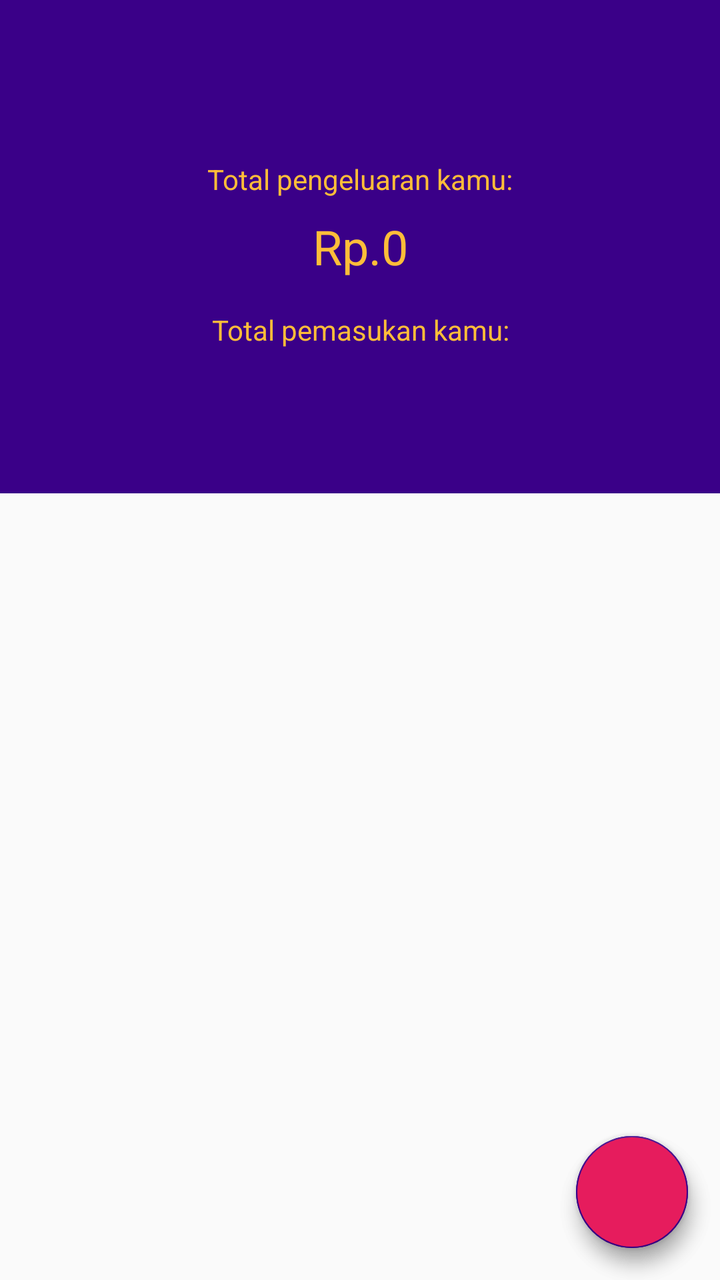
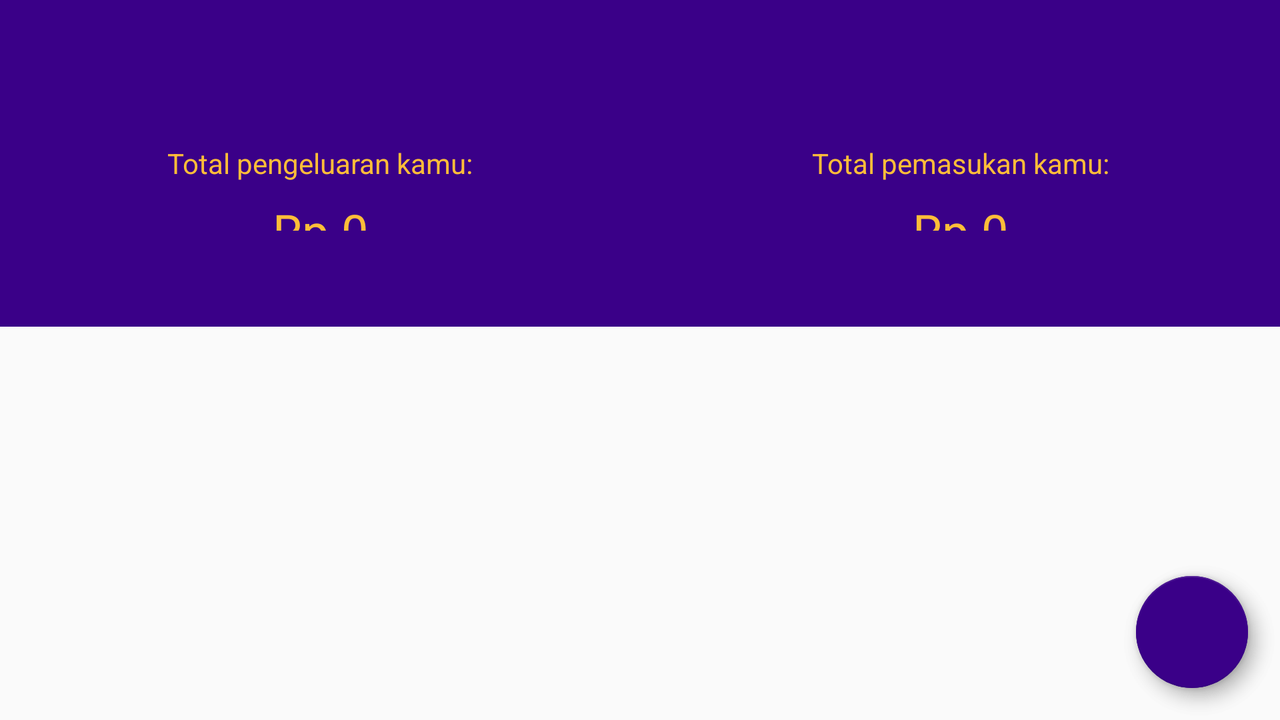

The same Android screen from two of the app's own layout files: first res/layout/ as a phone draws it, then the repository's variant for another configuration, drawn on a device whose configuration selects that folder. Both files follow.
<!-- AndroidManifest.xml: application theme AppTheme -->
<!-- res/layout/activity_main.xml -->
<?xml version="1.0" encoding="utf-8"?>
<android.support.design.widget.CoordinatorLayout
        xmlns:android="http://schemas.android.com/apk/res/android"
        xmlns:app="http://schemas.android.com/apk/res-auto"
        android:layout_width="match_parent"
        android:layout_height="match_parent"
        android:fitsSystemWindows="true">

    <android.support.design.widget.AppBarLayout
            android:layout_width="match_parent"
            android:layout_height="wrap_content"
            app:elevation="0dp"
            android:theme="@style/ThemeOverlay.AppCompat.Dark.ActionBar"
            android:fitsSystemWindows="true">

        <android.support.design.widget.CollapsingToolbarLayout
                android:layout_width="match_parent"
                android:layout_height="match_parent"
                app:layout_scrollFlags="scroll|exitUntilCollapsed"
                android:fitsSystemWindows="true"
                app:contentScrim="?attr/colorPrimary">

            <LinearLayout
                    android:layout_width="match_parent"
                    android:layout_height="wrap_content"
                    android:background="@color/colorPrimary"
                    android:orientation="vertical"
                    android:fitsSystemWindows="true"
                    app:layout_collapseMode="parallax"
                    android:layout_marginTop="?attr/actionBarSize"
                    android:layout_marginBottom="32dp">

                <TextView
                        android:layout_width="match_parent"
                        android:layout_height="wrap_content"
                        android:text="@string/total_pengeluaran_kamu"
                        android:textColor="@color/colorYellow"
                        android:layout_marginStart="16dp"
                        android:gravity="center_horizontal"
                        android:layout_marginTop="24dp"
                        android:layout_marginEnd="16dp"/>

                <TextView
                        android:id="@+id/main_jumlah_pengeluaran"
                        android:layout_width="match_parent"
                        android:layout_height="wrap_content"
                        android:text="@string/rp_0"
                        android:textColor="@color/colorYellow"
                        android:textSize="24sp"
                        android:layout_marginTop="8dp"
                        android:layout_marginBottom="16dp"
                        android:layout_marginEnd="16dp"
                        android:gravity="center_horizontal"
                        android:layout_marginStart="16dp"/>

                <TextView
                        android:layout_width="match_parent"
                        android:layout_height="wrap_content"
                        android:text="@string/total_pemasukan_kamu"
                        android:textColor="@color/colorYellow"
                        android:gravity="center_horizontal"
                        android:layout_marginStart="16dp"
                        android:layout_marginEnd="16dp"/>

                <TextView
                        android:id="@+id/main_jumlah_pemasukan"
                        android:layout_width="match_parent"
                        android:layout_height="wrap_content"
                        android:text="@string/rp_0"
                        android:textColor="@color/colorYellow"
                        android:textSize="24sp"
                        android:layout_marginTop="8dp"
                        android:layout_marginEnd="16dp"
                        android:gravity="center_horizontal"
                        android:layout_marginStart="16dp"/>
            </LinearLayout>

            <android.support.v7.widget.Toolbar
                    android:id="@+id/main_toolbar"
                    android:layout_width="match_parent"
                    android:layout_height="?attr/actionBarSize"
                    app:popupTheme="@style/ThemeOverlay.AppCompat.Light"
                    app:layout_collapseMode="pin"/>

            <android.support.design.widget.TabLayout
                    android:id="@+id/main_tab_layout"
                    android:layout_width="match_parent"
                    android:layout_height="?attr/actionBarSize"
                    android:background="@color/colorPrimary"
                    android:layout_gravity="bottom"
                    app:tabSelectedTextColor="@color/colorYellow"
                    app:layout_scrollFlags="scroll|enterAlways"
                    app:layout_behavior="@string/appbar_scrolling_view_behavior"
                    app:tabTextColor="@android:color/darker_gray"
                    app:tabIndicatorColor="@color/colorYellow"/>
        </android.support.design.widget.CollapsingToolbarLayout>
    </android.support.design.widget.AppBarLayout>

    <android.support.v4.view.ViewPager
            android:id="@+id/main_view_pager"
            android:layout_width="match_parent"
            android:layout_height="match_parent"
            app:layout_behavior="@string/appbar_scrolling_view_behavior"/>


    <android.support.design.widget.FloatingActionButton
            android:id="@+id/riwayat_fab"
            android:layout_width="wrap_content"
            android:layout_height="wrap_content"
            android:layout_margin="16dp"
            android:src="@drawable/ic_add_white_24dp"
            android:layout_alignParentBottom="true"
            android:layout_alignParentEnd="true"
            android:layout_alignParentRight="true"
            android:backgroundTint="@color/colorSalmon"
            app:layout_anchor="@+id/main_view_pager"
            app:layout_anchorGravity="bottom|end"/>

    <android.support.design.widget.FloatingActionButton
            android:id="@+id/hutang_fab"
            android:layout_width="wrap_content"
            android:layout_height="wrap_content"
            android:layout_margin="16dp"
            android:src="@drawable/ic_add_white_24dp"
            android:layout_alignParentBottom="true"
            android:layout_alignParentEnd="true"
            android:layout_alignParentRight="true"
            android:backgroundTint="@color/colorSalmon"
            app:layout_anchor="@+id/main_view_pager"
            app:layout_anchorGravity="bottom|end"/>
</android.support.design.widget.CoordinatorLayout>
<!-- resources referenced by this layout -->
<resources>
  <color name="colorPrimary">#3A0088</color>
  <color name="colorSalmon">#E61C5D</color>
  <color name="colorYellow">#FFBD39</color>
  <string name="rp_0">Rp.0</string>
  <string name="total_pemasukan_kamu">Total pemasukan kamu:</string>
  <string name="total_pengeluaran_kamu">Total pengeluaran kamu:
      </string>
  <style name="AppTheme" parent="Theme.AppCompat.Light.NoActionBar">
          
          <item name="colorPrimary">@color/colorPrimary</item>
          <item name="colorPrimaryDark">@color/colorPrimaryDark</item>
          <item name="colorAccent">@color/colorAccent</item>
      </style>
  <color name="colorPrimaryDark">#3A0088</color>
  <color name="colorAccent">#3A0088</color>
</resources>
<!-- res/layout-land/activity_main.xml (the repository's variant of the layout above) -->
<!-- drawn on the phone turned sideways -->
<?xml version="1.0" encoding="utf-8"?>
<android.support.design.widget.CoordinatorLayout xmlns:android="http://schemas.android.com/apk/res/android"
        xmlns:app="http://schemas.android.com/apk/res-auto"
        android:layout_width="match_parent"
        android:layout_height="match_parent"
        android:fitsSystemWindows="true">

    <android.support.design.widget.AppBarLayout
            android:layout_width="match_parent"
            android:layout_height="wrap_content"
            app:elevation="0dp"
            android:theme="@style/ThemeOverlay.AppCompat.Dark.ActionBar"
            android:fitsSystemWindows="true">

        <android.support.design.widget.CollapsingToolbarLayout
                android:layout_width="match_parent"
                android:layout_height="match_parent"
                app:layout_scrollFlags="scroll|exitUntilCollapsed"
                android:fitsSystemWindows="true"
                app:contentScrim="?attr/colorPrimary">

            <LinearLayout
                    android:layout_width="match_parent"
                    android:layout_height="wrap_content"
                    android:background="@color/colorPrimary"
                    android:orientation="horizontal"
                    android:layout_marginTop="?attr/actionBarSize"
                    android:layout_marginBottom="32dp"
                    android:baselineAligned="true">

                <LinearLayout android:layout_width="0dp"
                        android:layout_height="match_parent"
                        android:layout_weight="1"
                        android:orientation="vertical"
                        android:layout_marginTop="24dp">

                    <TextView
                            android:layout_width="match_parent"
                            android:layout_height="wrap_content"
                            android:text="@string/total_pengeluaran_kamu"
                            android:textColor="@color/colorYellow"
                            android:layout_marginStart="16dp"
                            android:gravity="center_horizontal"
                            android:layout_marginEnd="16dp"/>

                    <TextView
                            android:id="@+id/main_jumlah_pengeluaran"
                            android:layout_width="match_parent"
                            android:layout_height="wrap_content"
                            android:text="@string/rp_0"
                            android:textColor="@color/colorYellow"
                            android:textSize="24sp"
                            android:layout_marginTop="8dp"
                            android:layout_marginEnd="16dp"
                            android:gravity="center_horizontal"
                            android:layout_marginStart="16dp"/>

                </LinearLayout>

                <LinearLayout android:layout_width="0dp"
                        android:layout_height="match_parent"
                        android:layout_weight="1"
                        android:orientation="vertical"
                        android:layout_marginTop="24dp">

                    <TextView
                            android:layout_width="match_parent"
                            android:layout_height="wrap_content"
                            android:text="@string/total_pemasukan_kamu"
                            android:textColor="@color/colorYellow"
                            android:gravity="center_horizontal"
                            android:layout_marginStart="16dp"
                            android:layout_marginEnd="16dp"/>

                    <TextView
                            android:id="@+id/main_jumlah_pemasukan"
                            android:layout_width="match_parent"
                            android:layout_height="wrap_content"
                            android:text="@string/rp_0"
                            android:textColor="@color/colorYellow"
                            android:textSize="24sp"
                            android:layout_marginTop="8dp"
                            android:layout_marginEnd="16dp"
                            android:gravity="center_horizontal"
                            android:layout_marginStart="16dp"/>
                </LinearLayout>
            </LinearLayout>

            <android.support.v7.widget.Toolbar
                    android:id="@+id/main_toolbar"
                    android:layout_width="match_parent"
                    android:layout_height="?attr/actionBarSize"
                    app:popupTheme="@style/ThemeOverlay.AppCompat.Light"
                    app:layout_collapseMode="pin"/>

            <android.support.design.widget.TabLayout
                    android:id="@+id/main_tab_layout"
                    android:layout_width="match_parent"
                    android:layout_height="?attr/actionBarSize"
                    android:background="@color/colorPrimary"
                    android:layout_gravity="bottom"
                    app:tabSelectedTextColor="@color/colorYellow"
                    app:layout_scrollFlags="scroll|enterAlways"
                    app:layout_behavior="@string/appbar_scrolling_view_behavior"
                    app:tabTextColor="@android:color/darker_gray"
                    app:tabIndicatorColor="@color/colorYellow"/>

        </android.support.design.widget.CollapsingToolbarLayout>
    </android.support.design.widget.AppBarLayout>

    <android.support.v4.view.ViewPager
            android:id="@+id/main_view_pager"
            android:layout_width="match_parent"
            android:layout_height="match_parent"
            android:layout_marginEnd="8dp"
            android:layout_marginStart="8dp"
            app:layout_behavior="@string/appbar_scrolling_view_behavior"/>

    <android.support.design.widget.FloatingActionButton
            android:id="@+id/riwayat_fab"
            android:layout_width="wrap_content"
            android:layout_height="wrap_content"
            android:layout_margin="16dp"
            android:src="@drawable/ic_add_white_24dp"
            android:layout_alignParentBottom="true"
            android:layout_alignParentEnd="true"
            android:layout_alignParentRight="true"
            app:layout_anchor="@+id/main_view_pager"
            app:layout_anchorGravity="bottom|end"/>

    <android.support.design.widget.FloatingActionButton
            android:id="@+id/hutang_fab"
            android:layout_width="wrap_content"
            android:layout_height="wrap_content"
            android:layout_margin="16dp"
            android:src="@drawable/ic_add_white_24dp"
            android:layout_alignParentBottom="true"
            android:layout_alignParentEnd="true"
            android:layout_alignParentRight="true"
            android:backgroundTint="@color/colorPrimary"
            app:layout_anchor="@+id/main_view_pager"
            app:layout_anchorGravity="bottom|end"/>
</android.support.design.widget.CoordinatorLayout>
<!-- resources referenced by the variant -->
<!-- as the phone turned sideways resolves them -->
<resources>
  <color name="colorPrimary">#3A0088</color>
  <color name="colorYellow">#FFBD39</color>
  <string name="rp_0">Rp.0</string>
  <string name="total_pemasukan_kamu">Total pemasukan kamu:</string>
  <string name="total_pengeluaran_kamu">Total pengeluaran kamu:
      </string>
  <style name="AppTheme" parent="Theme.AppCompat.Light.NoActionBar">
          
          <item name="colorPrimary">@color/colorPrimary</item>
          <item name="colorPrimaryDark">@color/colorPrimaryDark</item>
          <item name="colorAccent">@color/colorAccent</item>
      </style>
  <color name="colorPrimaryDark">#3A0088</color>
  <color name="colorAccent">#3A0088</color>
</resources>
